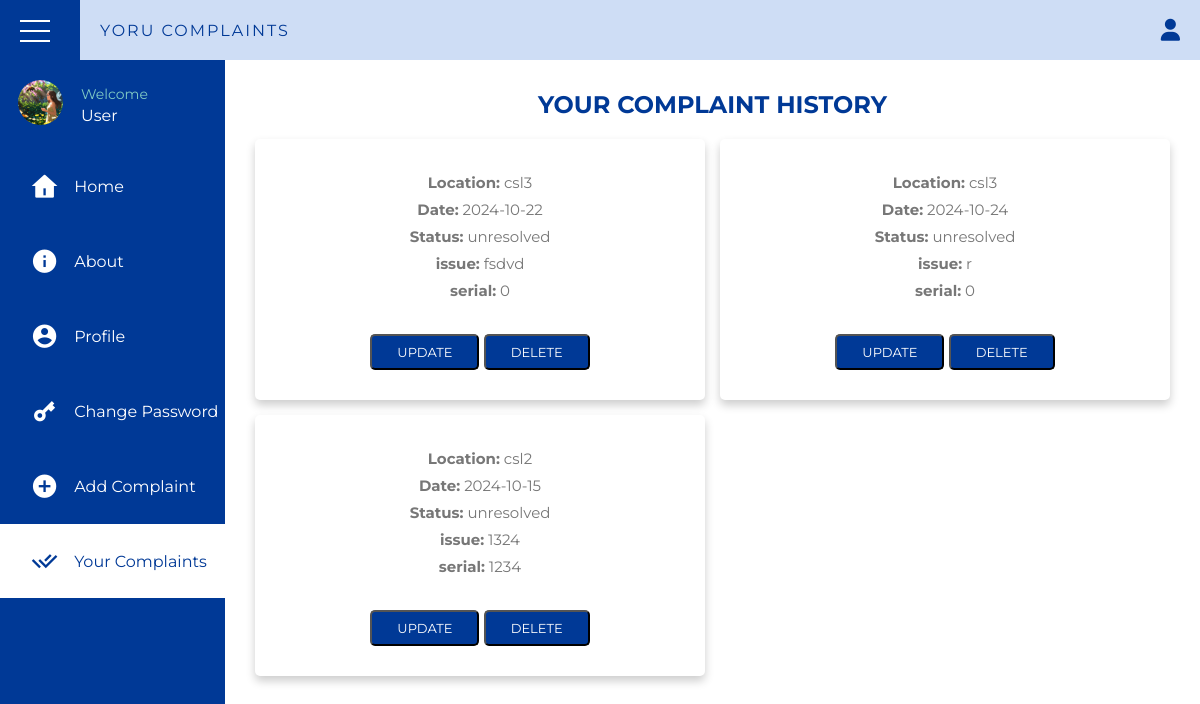
/student/history.php (signed in), run on the app's committed database.
### tables this page shows
CREATE TABLE `complaints` (
  `issue_id` int(11) NOT NULL,
  `user_id` int(11) NOT NULL,
  `user_name` varchar(100) NOT NULL,
  `contact` int(15) DEFAULT NULL,
  `location` varchar(20) NOT NULL,
  `type` varchar(25) NOT NULL,
  `date` date NOT NULL,
  `issue` varchar(400) NOT NULL,
  `serial` int(30) DEFAULT NULL,
  `status` varchar(20) NOT NULL,
  `up_count` int(11) NOT NULL
);

### student/history.php (the view, shortened to what this page needs)
<?php
$user=$_SESSION['user_id'];
?>
<!DOCTYPE html>
<html lang="en">
    <head>
        <link rel="stylesheet" href="./css/history.css">
        <link href="https://cdn.jsdelivr.net/npm/remixicon@4.3.0/fonts/remixicon.css" rel="stylesheet">
    </head>
    <body>
        <div class="wrapper">
            <div class="top_navbar">
                <div class="hamburger">
                    <div class="hamburger__inner">
                        <div class="one"></div>
                        <div class="two"></div>
                        <div class="three"></div>
                    </div>
                </div>
                <div class="menu">
                    <div class="logo">
                        YORU COMPLAINTS
                    </div>
                    <div class="right_menu">
                        <ul>
                            <li><i class="fas fa-user"></i>
                            </li>
                        </ul>
                    </div>
                </div>
            </div>
            <div class="main_container">
                <div class="sidebar">
                    <div class="sidebar__inner">
                        <div class="profile">
                            <div class="img">
                                <img id="profile" src="" alt="profile_pic">
                            </div>
                            <div class="profile_info">
                                <p>Welcome</p>
                                <p class="profile_name">User</p>
                            </div>
                        </div>
                        <ul>
                        <li><a href="home.php"><span class="icon"><i class="ri-home-4-fill"></i></span><span class="title">Home</span></a></li>
                            <li>
                                <a href="about.php" >
                                <span class="icon"><i class="ri-information-fill"></i></span>
                                <span class="title">About</span>
                                </a>
                            </li>
                            <li>
                                <a href="profile.php" >
                                <span class="icon"><i class="ri-account-circle-fill"></i></span>
                                <span class="title">Profile</span>
                                </a>
                            </li>
                            <li>
                                <a href="password.php">
                                <span class="icon"><i class="ri-key-2-fill"></i></span>
                                <span class="title">Change Password</span>
                                </a>
                            </li>
                            <li>
                                <a href="complaint.php" >
                                <span class="icon"><i class="ri-add-circle-fill"></i></span>
                                <span class="title">Add Complaint</span>
                                </a>
                            </li>
                            <li>
                                <a href="history.php" class="active">
                                <span class="icon"><i class="ri-check-double-line"></i></span>
                                <span class="title">Your Complaints</span>
                                </a>
                            </li>
                        </ul>
                    </div>
                </div>
                <div class="container">
                    <div class="title">
                        your complaint history
                    </div>
                    <div class="box-container">
                        <?php
                    include "../connection.php";
     if(!isset($_POST['search'])){
      $sql="select * from complaints where user_id=$user";
          $result=mysqli_query($con, $sql);
     while($row=mysqli_fetch_assoc($result)){?>
         <div class='box'>
                <p><strong>Location:</strong> <?php echo $row['location']; ?></p>
                <p><strong>Date:</strong> <?php echo $row['date']; ?></p>
                <p><strong>Status:</strong> <?php echo $row['status']; ?></p>
                <p><strong>issue:</strong> <?php echo $row['issue']; ?></p>
                <p><strong>serial:</strong> <?php echo $row['serial']; ?></p>
                <button class="btn btn-primary edit-btn" onclick="button('updater',<?php echo $row['issue_id'];?>)">update</button>
                <button class="btn btn-primary edit-btn" onclick="button('deleter',<?php echo $row['issue_id'];?>)">delete</button>
            </div>
                       <?php }
     }
  ?>
</div>
    </body>
</html>

### student/css/history.css (style rules this page uses)
* { margin: 0; padding: 0; list-style: none; box-sizing: border-box; text-decoration: none; font-family: 'Montserrat', sans-serif; }
.wrapper { width: 100%; height: 100%; }
.top_navbar { background: #ceddf5; height: 60px; display: flex; position: fixed; width: 100%; top: 0; }
.top_navbar .hamburger { width: 80px; background: #003996; position: relative; font-size: 28px; }
.top_navbar .hamburger .hamburger__inner { position: absolute; top: 50%; left: 50%; transform: translate(-50%,-50%); cursor: pointer; width: 40px; height: 20px; }
.top_navbar .hamburger__inner > div { width: 30px; height: 2px; background: #fff; position: absolute; top: 0; left: 0; }
.top_navbar .hamburger div.two { top: 10px; }
.top_navbar .hamburger div.three { top: 20px; }
.top_navbar .menu { width: calc(100% - 80px); height: 100%; display: flex; justify-content: space-between; align-items: center; padding: 0 20px; }
.top_navbar .menu .logo { color: #003996; text-transform: uppercase; letter-spacing: 2px; }
.top_navbar .menu .right_menu ul { display: flex; }
.top_navbar .menu .right_menu ul li { position: relative; }
.top_navbar .menu .right_menu ul li .fas { font-size: 22px; cursor: pointer; color: #003996; }
.main_container .sidebar { position: fixed; top: 60px; left: 0; width: 225px; height: 100%; background: #003996; transition: all 0.3s ease; }
.main_container .sidebar .sidebar__inner { position: relative; }
.main_container .sidebar .profile { display: flex; align-items: center; color: #fff; padding: 20px 0; white-space: nowrap; transition: all 0.3s ease; }
.main_container .sidebar .profile .img { padding: 0 18px; }
.main_container .sidebar .profile img { width: 45px; border-radius: 50%; }
.main_container .sidebar .profile p:first-child { font-size: 14px; color: #80CBC4; margin-bottom: 3px; }
.main_container .container { margin-top: 60px; width: calc(100% - 225px); margin-left: 225px; padding: 30px; transition: all 0.3s ease; }
.main_container .sidebar ul li a { color: #fff; font-size: 16px; padding: 20px 30px; white-space: nowrap; display: flex; align-items: center; margin-bottom: 1px; transition: all 0.3s ease; }
.main_container .sidebar ul li a .icon { margin-right: 15px; font-size: 28px; }
.main_container .sidebar ul li a span { display: inline-block; }
.main_container .sidebar ul li a:hover, .main_container .sidebar ul li a.active { background: #fff; color: #003996; }
.container .title { font-size: 24px; font-weight: 700; margin-top: 0px; margin-bottom: 20px; color: #003996; text-transform: uppercase; text-align: center; }
.container .box-container { display: grid; grid-template-columns: repeat(auto-fit, minmax(300px, 1fr)); gap:15px; }
.container .box-container .box { box-shadow: 0 5px 10px rgba(0,0,0,.2); border-radius: 5px; background: #fff; text-align: center; padding:30px 20px; }
.container .box-container .box p { color:#777; font-size: 15px; line-height: 1.8; }
.container .box-container .box .btn { margin-top: 10px; display: inline-block; background:#003996; color:#fff; font-size: 13px; border-radius: 5px; padding: 8px 25px; text-transform: uppercase; cursor: pointer; }

### student/history.php (style rules this page uses)
.container .box-container .box .btn { margin-top: 30px; display: inline-block; background:#003996; color:#fff; font-size: 13px; border-radius: 5px; padding: 8px 25px; text-transform: uppercase; cursor: pointer; }

### data on the page
complaints: location "csl3", date "2024-10-22", status "unresolved", issue "fsdvd", serial "0"
complaints: location "csl3", date "2024-10-24", status "unresolved", issue "r", serial "0"
complaints: location "csl2", date "2024-10-15", status "unresolved", issue "1324", serial "1234"
